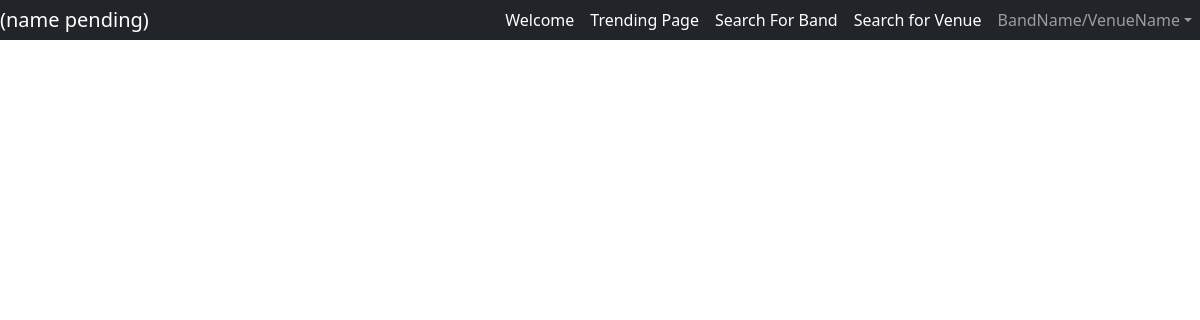
The page /bands/ on the database as committed earlier.
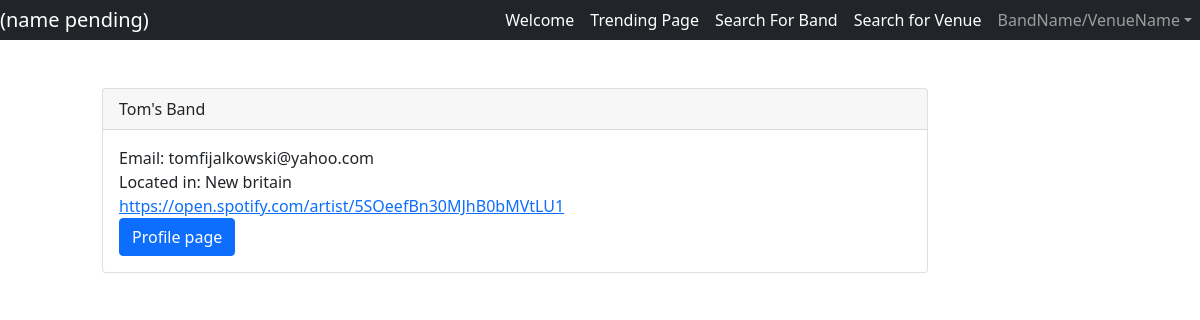
The same page on the database as committed later.
### BandView/models.py (models this page shows, shortened)
class Band(models.Model):
    bandName = models.CharField(max_length=100, blank=False)
    bandDescription = models.TextField()
    email = models.EmailField(max_length=254, blank=False)
    phone = models.IntegerField()
    link = models.CharField(max_length=100)
    genre = models.CharField(max_length=30, blank=False)
    location = models.CharField(max_length=100)
    profilePic = models.ImageField(null=True, blank=True, upload_to="images/")

### BandView/views.py (the view)
# urls.py: path('bands/', views.bands, name="bands"),
def bands(request):
    bands = Band.objects.all()
    return render(request, 'Bands.html', {'bands': bands})

### templates/Bands.html (shortened to what this page needs)
{% extends 'base.html' %}
{% block body %}
    <div class="container">
        <div class="row justify content center m-5">
            <div class="col-10">
                {% for band in bands %}
                    <div class="card">
                        <div class="card-header">
                            {{ band.bandName }}
                        </div>
                        <div class="card-body">
                            Email: {{ band.email }} <br>
                            Located in: {{ band.location }} <br>
                            <a href="{{ band.link }}">{{ band.link }}</a><br>
                            <a href="{% url 'band-profile' band.id %}"><button class="btn btn-primary">Profile page</button></a>
                        </div>
                    </div>
                {% endfor %}
            </div>
        </div>
    </div>
{% endblock %}

Rows that differ between the two databases and show on the page:
added Band: bandName "Tom's Band", email "tomfijalkowski@yahoo.com", location "New britain", link "https://open.spotify.com/artist/5SOeefBn30MJhB0bMVtLU1"
